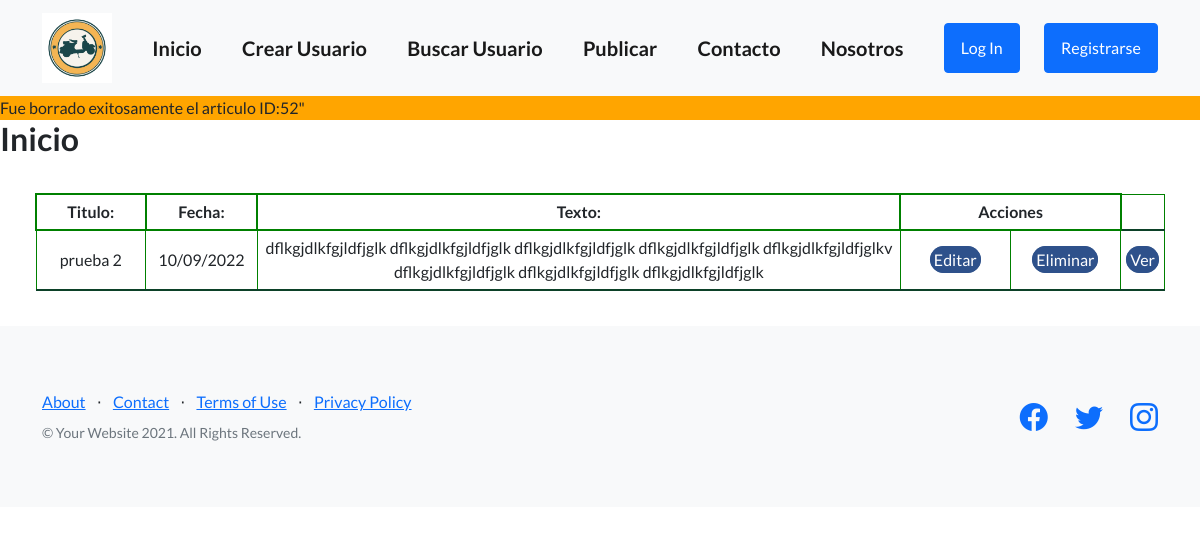
Page /?borrado=52 on the committed database.
### appUsuario/models.py (models this page shows, shortened)
class Articulo(models.Model):
    titulo = models.CharField(max_length=64)
    fecha_publicada = models.DateField()
    texto = models.TextField(max_length=1000)

### appUsuario/views.py (the view)
# urls.py: path('', views.inicio, name="inicio"),
def inicio(request):
    articulos = Articulo.objects.all()
    contexto = {"articulos": articulos}
    borrado = request.GET.get('borrado', None)
    contexto['borrado'] = borrado
    return render(request, 'appUsuario/index.html', contexto)

### appUsuario/templates/appUsuario/index.html (shortened to what this page needs)
{%extends "appUsuario/template_basico.html"%}
{%block bloque_base%}
{%if borrado%}
<div style = "background-color: orange ;"> Fue borrado exitosamente el articulo ID:{{borrado}}" </div>
{%endif%}
<h2>Inicio </h2>
{%if articulos%}
<div class="mostrar-tabla">
    <table class="coder-table">
        <tbody>
            <tr>
                <th class="titulo">
                    Titulo:
                </th>
                <th class="fecha">
                    Fecha:
                </th>
                <th class="texto">
                    Texto:
                </th class="acciones">
                <th colspan="2">
                    Acciones
                </th>
            </tr>
            {%for articulo in articulos%}
                <tr>
                    <td class="titulo">
                        {{articulo.titulo}}
                    </td>
                    <td class="fecha">
                        {{articulo.fecha_publicada|date:"SHORT_DATE_FORMAT"}}
                    </td>
                    <td class="texto">
                        {{articulo.texto}}
                    </td>
                    <td class="td-btn-acciones"><a class="btn-acciones-articulos" href="{%url 'editar_articulo' articulo.id %}">Editar</a></td>
                    <td class="td-btn-acciones"><a class="btn-acciones-articulos" href="{% url 'eliminar_articulo' articulo.id %}">Eliminar</a></td>
                    <td class="td-btn-acciones"><a class="btn-acciones-articulos" href="{% url 'ver_articulo' articulo.id %}">Ver</a></td>
                </tr>
            {%endfor%}
        </tbody>
    </table>
</div>
{%else%}
<h3>No hay articulos!!</h2>
{%endif%}
{%endblock bloque_base%}

### appUsuario/templates/appUsuario/index.html (style rules this page uses)
.mostrar-tabla { margin: 35px; }
tr,td { border: 1px solid green; padding: 5px; text-align: center; width: 100%; }
th { border:2px solid green; padding: 5px; text-align: center; }
.btn-acciones-articulos { border: 1px solid #2e518b; padding: 3px; background-color: #2e518b; color: #ffffff; text-decoration: none; text-transform: capitalize; ; border-radius: 20px; }
.titulo { width: 10%; height: auto; }
.fecha { width: 10%; height: auto; }
.texto { width: 60%; height: auto; }
.td-btn-acciones { width: 10%; height: auto; }

### rows in the picture
Articulo: titulo "prueba 2", fecha_publicada "10/09/2022", texto "dflkgjdlkfgjldfjglk dflkgjdlkfgjldfjglk dflkgjdlkfgjldfjglk dflkgjdlkfgjldfjglk dflkgjdlkfgjldfjglkv dflkgjdlkfgjldfjglk dflkgjdlkfgjldfjglk dflkgjdlkfgjldfjglk"

### other values in the picture
{{ borrado }} "52"
